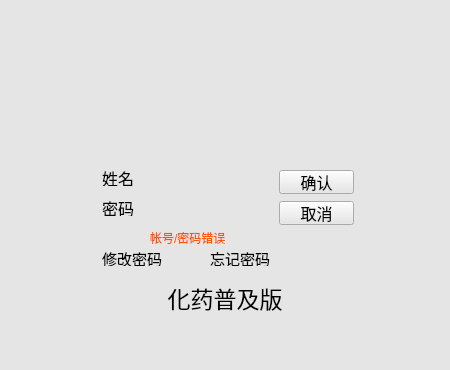
<?xml version="1.0" encoding="UTF-8"?>
<ui version="4.0">
 <class>MainWindow</class>
 <widget class="QMainWindow" name="MainWindow">
  <property name="enabled">
   <bool>true</bool>
  </property>
  <property name="geometry">
   <rect>
    <x>0</x>
    <y>0</y>
    <width>450</width>
    <height>370</height>
   </rect>
  </property>
  <property name="font">
   <font>
    <weight>50</weight>
    <italic>false</italic>
    <bold>false</bold>
   </font>
  </property>
  <property name="cursor">
   <cursorShape>ArrowCursor</cursorShape>
  </property>
  <property name="windowTitle">
   <string>用户登录</string>
  </property>
  <property name="windowIcon">
   <iconset resource="userloginimages.qrc">
    <normaloff>:/images/mainwindowlogo.png</normaloff>:/images/mainwindowlogo.png</iconset>
  </property>
  <property name="layoutDirection">
   <enum>Qt::LeftToRight</enum>
  </property>
  <property name="styleSheet">
   <string notr="true">background-color: rgba(230, 230, 230, 230);</string>
  </property>
  <property name="tabShape">
   <enum>QTabWidget::Rounded</enum>
  </property>
  <widget class="QWidget" name="centralwidget">
   <widget class="QLabel" name="label_4">
    <property name="geometry">
     <rect>
      <x>20</x>
      <y>10</y>
      <width>410</width>
      <height>130</height>
     </rect>
    </property>
    <property name="sizeIncrement">
     <size>
      <width>0</width>
      <height>0</height>
     </size>
    </property>
    <property name="baseSize">
     <size>
      <width>0</width>
      <height>0</height>
     </size>
    </property>
    <property name="styleSheet">
     <string notr="true">border-image: url(:/images/logo.png);</string>
    </property>
    <property name="text">
     <string/>
    </property>
   </widget>
   <widget class="QLabel" name="label">
    <property name="geometry">
     <rect>
      <x>110</x>
      <y>280</y>
      <width>230</width>
      <height>35</height>
     </rect>
    </property>
    <property name="sizePolicy">
     <sizepolicy hsizetype="Preferred" vsizetype="Preferred">
      <horstretch>0</horstretch>
      <verstretch>0</verstretch>
     </sizepolicy>
    </property>
    <property name="maximumSize">
     <size>
      <width>16777214</width>
      <height>16777215</height>
     </size>
    </property>
    <property name="font">
     <font>
      <family>Microsoft YaHei UI</family>
      <pointsize>17</pointsize>
      <weight>50</weight>
      <bold>false</bold>
     </font>
    </property>
    <property name="autoFillBackground">
     <bool>false</bool>
    </property>
    <property name="styleSheet">
     <string notr="true">border-image: url(:/images/switch.png);</string>
    </property>
    <property name="text">
     <string>化药普及版</string>
    </property>
    <property name="alignment">
     <set>Qt::AlignCenter</set>
    </property>
   </widget>
   <widget class="QLabel" name="Label_2">
    <property name="geometry">
     <rect>
      <x>102</x>
      <y>200</y>
      <width>32</width>
      <height>16</height>
     </rect>
    </property>
    <property name="font">
     <font>
      <pointsize>12</pointsize>
     </font>
    </property>
    <property name="text">
     <string>密码</string>
    </property>
    <property name="alignment">
     <set>Qt::AlignCenter</set>
    </property>
   </widget>
   <widget class="QLabel" name="Label">
    <property name="geometry">
     <rect>
      <x>102</x>
      <y>170</y>
      <width>32</width>
      <height>16</height>
     </rect>
    </property>
    <property name="font">
     <font>
      <pointsize>12</pointsize>
     </font>
    </property>
    <property name="text">
     <string>姓名</string>
    </property>
    <property name="alignment">
     <set>Qt::AlignCenter</set>
    </property>
   </widget>
   <widget class="QLabel" name="changepassword">
    <property name="geometry">
     <rect>
      <x>102</x>
      <y>250</y>
      <width>60</width>
      <height>16</height>
     </rect>
    </property>
    <property name="font">
     <font>
      <pointsize>11</pointsize>
      <underline>true</underline>
     </font>
    </property>
    <property name="text">
     <string>修改密码</string>
    </property>
    <property name="alignment">
     <set>Qt::AlignCenter</set>
    </property>
   </widget>
   <widget class="QLabel" name="forgetpassword">
    <property name="geometry">
     <rect>
      <x>210</x>
      <y>250</y>
      <width>60</width>
      <height>16</height>
     </rect>
    </property>
    <property name="font">
     <font>
      <pointsize>11</pointsize>
      <underline>true</underline>
     </font>
    </property>
    <property name="layoutDirection">
     <enum>Qt::LeftToRight</enum>
    </property>
    <property name="text">
     <string>忘记密码</string>
    </property>
    <property name="alignment">
     <set>Qt::AlignCenter</set>
    </property>
   </widget>
   <widget class="QPushButton" name="cancel">
    <property name="enabled">
     <bool>true</bool>
    </property>
    <property name="geometry">
     <rect>
      <x>279</x>
      <y>201</y>
      <width>75</width>
      <height>24</height>
     </rect>
    </property>
    <property name="font">
     <font>
      <pointsize>12</pointsize>
     </font>
    </property>
    <property name="text">
     <string>取消</string>
    </property>
   </widget>
   <widget class="QPushButton" name="enter">
    <property name="geometry">
     <rect>
      <x>279</x>
      <y>170</y>
      <width>75</width>
      <height>24</height>
     </rect>
    </property>
    <property name="font">
     <font>
      <pointsize>12</pointsize>
     </font>
    </property>
    <property name="text">
     <string>确认</string>
    </property>
   </widget>
   <widget class="QLabel" name="tips">
    <property name="geometry">
     <rect>
      <x>150</x>
      <y>230</y>
      <width>100</width>
      <height>16</height>
     </rect>
    </property>
    <property name="styleSheet">
     <string notr="true">color: rgb(255, 85, 0);</string>
    </property>
    <property name="text">
     <string>帐号/密码错误</string>
    </property>
   </widget>
   <widget class="mySignEdit" name="username" native="true">
    <property name="geometry">
     <rect>
      <x>140</x>
      <y>170</y>
      <width>120</width>
      <height>20</height>
     </rect>
    </property>
   </widget>
   <zorder>label</zorder>
   <zorder>forgetpassword</zorder>
   <zorder>changepassword</zorder>
   <zorder>tips</zorder>
   <zorder>Label_2</zorder>
   <zorder>Label</zorder>
   <zorder>cancel</zorder>
   <zorder>enter</zorder>
   <zorder>label_4</zorder>
   <zorder>username</zorder>
  </widget>
  <widget class="QStatusBar" name="statusbar"/>
 </widget>
 <customwidgets>
  <customwidget>
   <class>mySignEdit</class>
   <extends>QWidget</extends>
   <header>lib.mysignedit.h</header>
   <container>1</container>
  </customwidget>
 </customwidgets>
 <tabstops>
  <tabstop>enter</tabstop>
  <tabstop>cancel</tabstop>
 </tabstops>
 <resources>
  <include location="userloginimages.qrc"/>
 </resources>
 <connections/>
 <slots>
  <signal>signal1()</signal>
  <slot>getColor()</slot>
  <slot>slot1()</slot>
  <slot>checkusername()</slot>
 </slots>
</ui>
